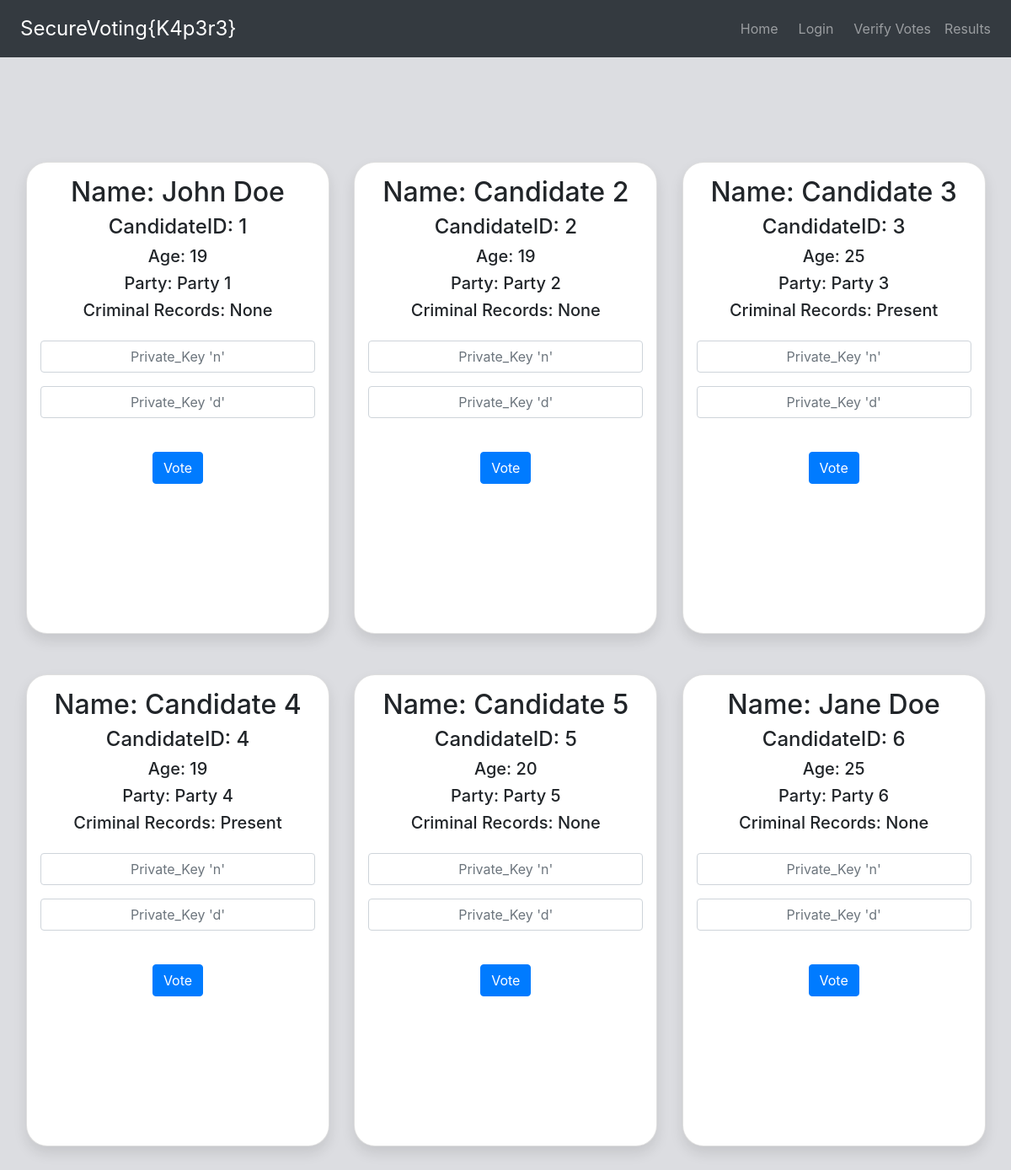
Screenshot of /vote/ with the database file from the repository.
### poll/models.py (models this page shows)
class Candidate(models.Model):
    candidateID = models.IntegerField(primary_key=True)
    name = models.CharField(max_length=100)
    age = models.IntegerField(default=18)
    party = models.CharField(max_length=100)
    criminalRecords = models.BooleanField(default=False)
    count = models.IntegerField(default=0)

### poll/views.py (the view)
# urls.py: path('vote/', views.vote, name='vote'),
def vote(request):
    candidates = models.Candidate.objects.all()
    context = {'candidates': candidates}
    return render(request, 'poll/vote.html', context)

### poll/templates/poll/vote.html (shortened to what this page needs)
{% extends './base.html' %}
{% block content %}
<body>
    <div class="row text-center p-3">
        {% if candidates %}
        {% for candidate in candidates %}
        <div class="col-md-4">
            <div class="card p-3 mt-5 mx-auto"
            style="border-radius: 25px; width: 30vw; height: 70vh; box-shadow: 0 0.5rem 1rem 0 rgba(0, 0, 0, 0.1);
        font-size: 1.4vw;">
                <h2>Name: {{ candidate.name }}</h2>
                <h4>CandidateID: {{ candidate.candidateID }}</h4>
                <h5>Age: {{ candidate.age }}</h5>
                <h5>Party: {{ candidate.party }}</h5>
                <h5>Criminal Records: {% if candidate.criminalRecords == False %} None {% else %} Present {% endif %}
                </h5>
                <form action="{% url 'create' pk=candidate.candidateID %}" method="POST" class="form-group">
                    <input type="text" name="privateKey_n" class="form-control my-3" placeholder="Private_Key 'n'" style="text-align: center;" required>
                    <input type="text" name="privateKey_d" class="form-control my-3" placeholder="Private_Key 'd'" style="text-align: center;" required>
                    <input type="submit" value="Vote" class="btn btn-primary my-4">
                </form>
            </div>
        </div>
        {% endfor %}
        {% else %}
        <p>No candidates yet</p>
        {% endif %}
    </div>
</body>
{% endblock %}

### poll/templates/poll/base.html (shortened to what this page needs)
<!DOCTYPE html>
<html lang="en">
<head>
    <link href="https://stackpath.bootstrapcdn.com/bootstrap/4.4.1/css/bootstrap.min.css" rel="stylesheet">
</head>
<body>
    <nav class='navbar navbar-expand-lg navbar-dark bg-dark justify-content-between'>
        <a href="home.html" class="navbar-brand p-2" style="font-size: 2vw;">SecureVoting{K4p3r3}</a>
        <ul class="navbar-nav">
            <li class="nav-item mr-2">
                <a href="{% url 'home' %}" class="nav-link">Home</a>
            </li>
            <li class="nav-item mr-2">
                <a href="{% url 'login' %}" class="nav-link">Login</a>
            </li>
            <li class="nav-item">
                <a href="{% url 'verify' %}" class="nav-link">Verify Votes</a>
            </li>
            <li class="nav-item">
                <a href="{% url 'result' %}" class="nav-link">Results</a>
            </li>
        </ul>
    </nav>
    <div class="container-fluid bg1">
                {% block content %}
                {% endblock %}
    </div>
</body>

### poll/templates/poll/base.html (style rules this page uses)
.bg1 { background-color: #dcdde1; padding-top: 5%; padding-bottom: 31%; }

### rows the page displays
Candidate: name "John Doe", candidateID "1", age "19", party "Party 1", criminalRecords "None"
Candidate: name "Candidate 2", candidateID "2", age "19", party "Party 2", criminalRecords "None"
Candidate: name "Candidate 3", candidateID "3", age "25", party "Party 3", criminalRecords "Present"
Candidate: name "Candidate 4", candidateID "4", age "19", party "Party 4", criminalRecords "Present"
Candidate: name "Candidate 5", candidateID "5", age "20", party "Party 5", criminalRecords "None"
Candidate: name "Jane Doe", candidateID "6", age "25", party "Party 6", criminalRecords "None"
